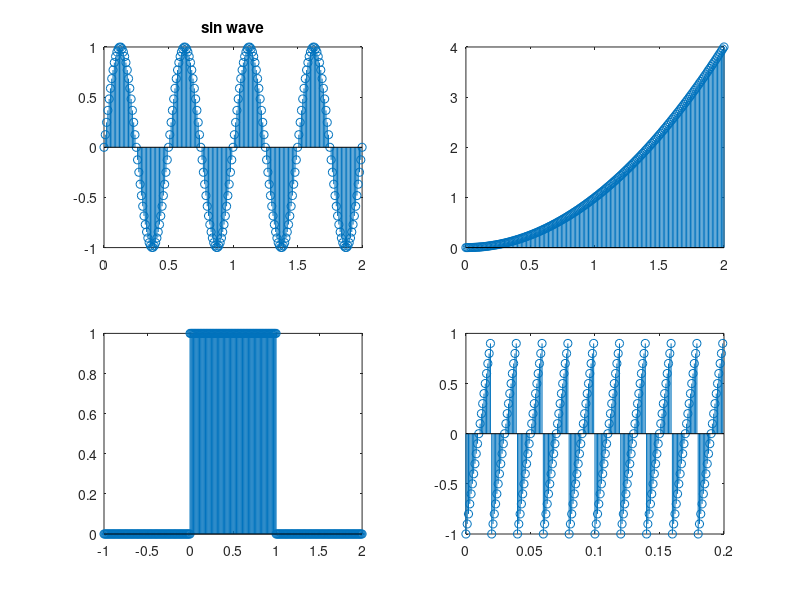

This chart was generated by the following MATLAB code:
% Sine function

t1=0:.01:2;
f1=2; % frequency
a1=1;
y1=a1*sin(2*pi*f1*t1);



%Square wave
t2=0:.01:2;
y2=t2.^2;




%Rectangular signal
tr1 = -1:.01:0;
tr2 = 0:.01:1;
tr3 = 1:.01:2;

t3 = [tr1 tr2 tr3];
yr1 = zeros(size(tr1));
yr2 = ones(size(tr2));
yr3 = zeros(size(tr3));

y3 = [yr1 yr2 yr3];



% Triangular signal
T = 10*(1/50);
fs = 1000;
t4 = 0:1/fs:T-1/fs;
y4 = sawtooth(2*pi*50*t4);

subplot(2,2,1), stem(t1,y1), title('sin wave');
subplot(2,2,2), stem(t2,y2);
subplot(2,2,3), stem(t3,y3);
subplot(2,2,4), stem(t4,y4);



